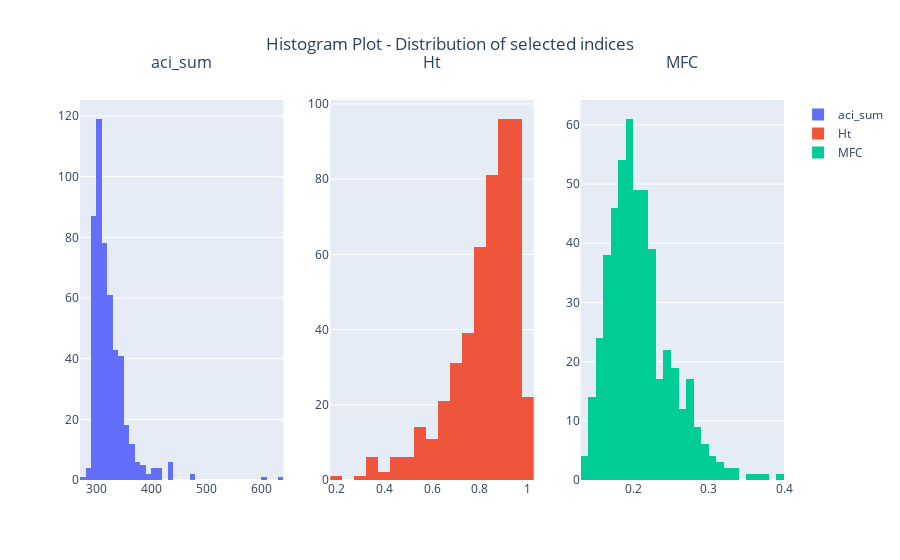

Notebook code for this chart:
### Markdown cell above
## 4.2. Histogram plot

The histogram analysis indicates a biologically active soundscape characterized by moderate acoustic complexity (aci_sum), high entropy (Ht), and consistent mid-frequency content (MFC). Most recordings show high entropy values, suggesting a diverse and evenly distributed acoustic environment. The moderate values of aci_sum and MFC further support the presence of various sound-producing organisms, such as birds and insects, pointing to a healthy and dynamic natural or semi-natural habitat.

### Code cell
fig = visualizations.indices_histogram_plot(df_indices, indices=['aci_sum', 'Ht', 'MFC'], group_by=None, max_cols=3)

### Figure 1 — Plotly figure (JSON) as saved in the notebook; plotly's stock layout.template omitted (floating-point values rounded to 4 significant figures; data arrays with more than 128 entries replaced by an {"elided": "..."} marker saying what was removed)
{"data": [{"name": "aci_sum", "showlegend": true, "type": "histogram", "x": {"elided": "495 float values"}, "xaxis": "x", "yaxis": "y"}, {"name": "Ht", "showlegend": true, "type": "histogram", "x": {"elided": "495 float values"}, "xaxis": "x2", "yaxis": "y2"}, {"name": "MFC", "showlegend": true, "type": "histogram", "x": {"elided": "495 float values"}, "xaxis": "x3", "yaxis": "y3"}], "layout": {"annotations": [{"font": {"size": 16}, "showarrow": false, "text": "aci_sum", "x": 0.1444, "xanchor": "center", "xref": "paper", "y": 1, "yanchor": "bottom", "yref": "paper", "yshift": 25}, {"font": {"size": 16}, "showarrow": false, "text": "Ht", "x": 0.5, "xanchor": "center", "xref": "paper", "y": 1, "yanchor": "bottom", "yref": "paper", "yshift": 25}, {"font": {"size": 16}, "showarrow": false, "text": "MFC", "x": 0.8556, "xanchor": "center", "xref": "paper", "y": 1, "yanchor": "bottom", "yref": "paper", "yshift": 25}], "autosize": true, "polar": {"radialaxis": {"showticklabels": false}}, "title": {"text": "Histogram Plot - Distribution of selected indices", "x": 0.5}, "xaxis": {"anchor": "y", "domain": [0, 0.2889]}, "xaxis2": {"anchor": "y2", "domain": [0.3556, 0.6444]}, "xaxis3": {"anchor": "y3", "domain": [0.7111, 1]}, "yaxis": {"anchor": "x", "domain": [0, 1]}, "yaxis2": {"anchor": "x2", "domain": [0, 1]}, "yaxis3": {"anchor": "x3", "domain": [0, 1]}}}
